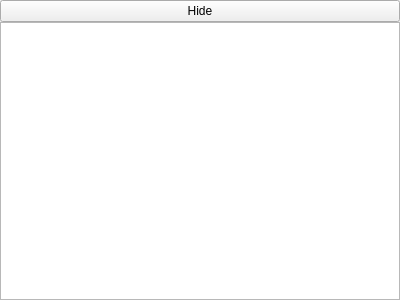
<?xml version="1.0" encoding="UTF-8"?>
<ui version="4.0">
 <class>FolderTree</class>
 <widget class="QWidget" name="FolderTree">
  <property name="geometry">
   <rect>
    <x>0</x>
    <y>0</y>
    <width>400</width>
    <height>300</height>
   </rect>
  </property>
  <property name="windowTitle">
   <string>Form</string>
  </property>
  <layout class="QVBoxLayout" name="verticalLayout">
   <property name="spacing">
    <number>0</number>
   </property>
   <property name="leftMargin">
    <number>0</number>
   </property>
   <property name="topMargin">
    <number>0</number>
   </property>
   <property name="rightMargin">
    <number>0</number>
   </property>
   <property name="bottomMargin">
    <number>0</number>
   </property>
   <item>
    <widget class="QPushButton" name="toggleButton">
     <property name="text">
      <string>Hide</string>
     </property>
    </widget>
   </item>
   <item>
    <widget class="QTreeView" name="tree">
     <property name="enabled">
      <bool>true</bool>
     </property>
    </widget>
   </item>
  </layout>
 </widget>
 <resources/>
 <connections/>
</ui>
